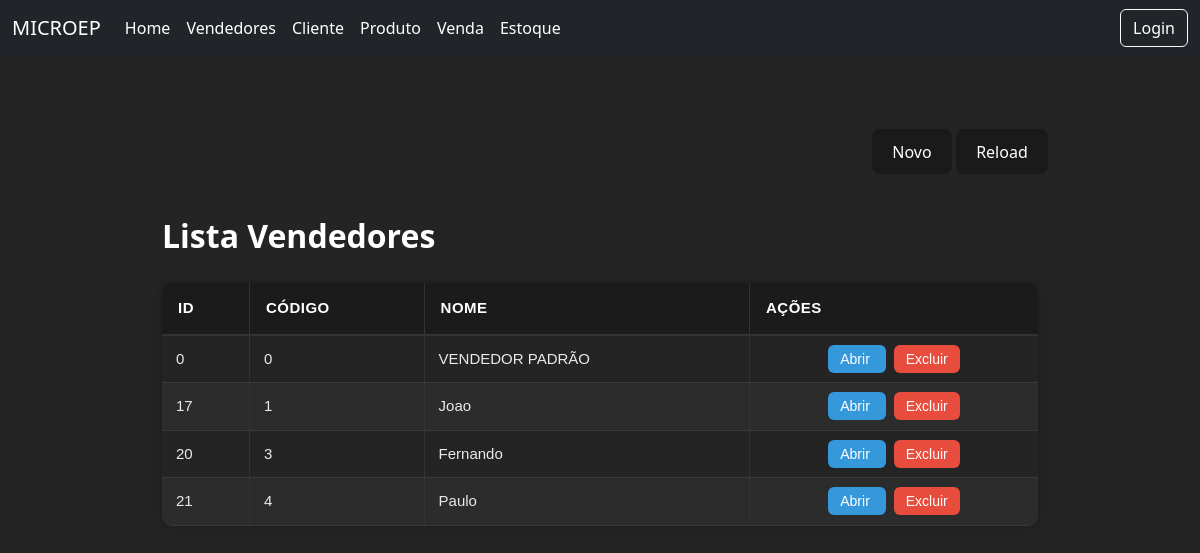
Before: /vendedores/ with the older database file.
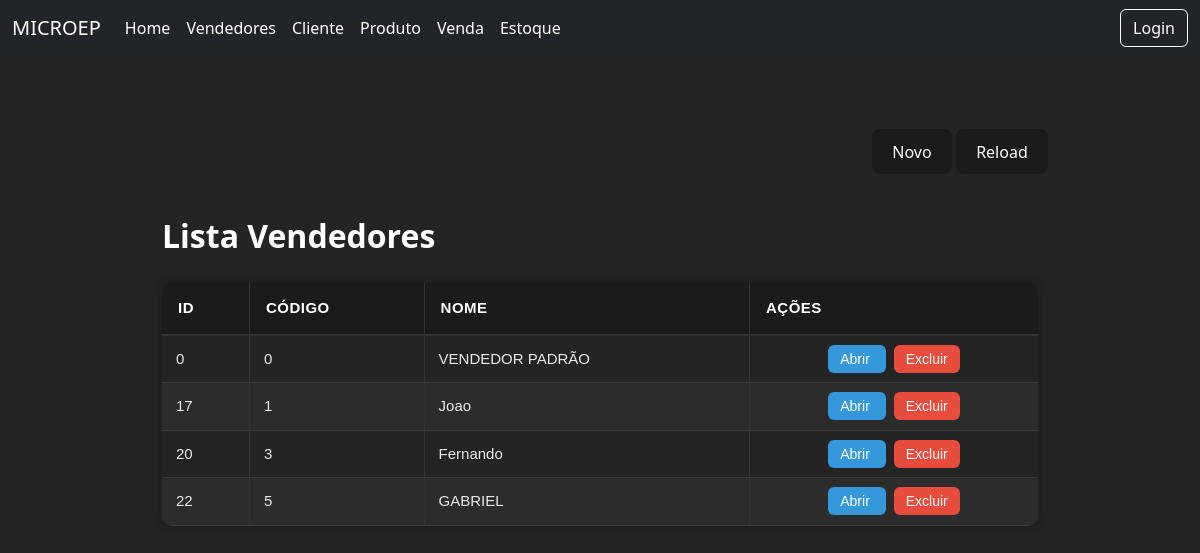
After: the same page with the newer database file.
### core/models.py (models this page shows, shortened)
class vendedor(models.Model):
    codigo = models.IntegerField()
    nome = models.CharField(max_length=100)

### core/views.py (the view)
# urls.py: path('vendedores/',views.vendedorview,name='vendedores'),
def vendedorview(request):
    vendedores = vendedor.objects.all()
    return render(request,'modelos/vendedores.html',{
        'vendedores':vendedores})

### core/templates/modelos/vendedores.html (shortened to what this page needs)
<!DOCTYPE html>
<html lang="pt-br">
<head>
    {% load static %}
    <link rel="stylesheet" href="{% static 'home.css' %}">
</head>
<body>
    {% include 'components/navbar.html' %}
    <div class="divcentral">
        <div class="controlebuttons">
            <div class="buttonsalign">
                <button class="buttonp">
                    <a href="{% url 'cadastrovendedor' %}">Novo</a>
                </button>
                <button class="buttonp">
                    <a href="{% url 'vendedores' %}">Reload</a>
                </button>
            </div>
        </div>
        <div class="grid">
            <h2 class="boldtext">Lista Vendedores</h2>
            <table class="tabela-vendedores table-hover ">
                <thead>
                    <tr>
                        <th class="colunmgrid">ID</th>
                        <th>Código</th>
                        <th>Nome</th>
                        <th>Ações</th>
                    </tr>
                </thead>
                <tbody>
                    {% for v in vendedores %}
                    <tr>
                        <td>{{ v.id }}</td>
                        <td>{{ v.codigo }}</td>
                        <td>{{ v.nome }}</td>
                        <td class="text-center">
                            <a href="{% url 'editarvendedor' v.id %}" class="btn-detalhe me-2">
                                Abrir
                            </a>
                            <a href="{% url 'removervendedor' v.id %}" class="btn-delete">
                                Excluir
                            </a>
                        </td>
                    </tr>
                    {% endfor %}
                </tbody>
            </table>
        </div>
    </div>
</body>
</html>

Changed rows visible on the page:
removed vendedor: id "21", codigo "4", nome "Paulo"
added vendedor: id "22", codigo "5", nome "GABRIEL"
